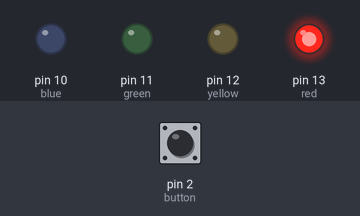
Bench run of a sketch on a simulated Arduino Uno, built with avr-gcc and run on an emulated ATmega328P. On the bench: output pins drawn as LEDs (lit = HIGH). Inputs (shaded band) come from the test bench; at power-on: pin 2 (button) HIGH.

Above: at 1.2 s.
1.3 s: pin 2 (button) pulled LOW for 0.15 s
At 5.5 s:
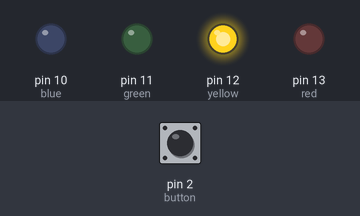
At 8.2 s:
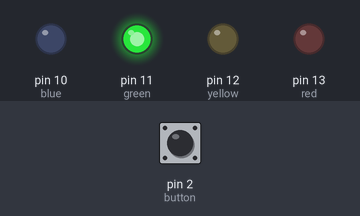
Timing chart, 0 to 26.0 s (numbered marks = the images above; inputs shaded):
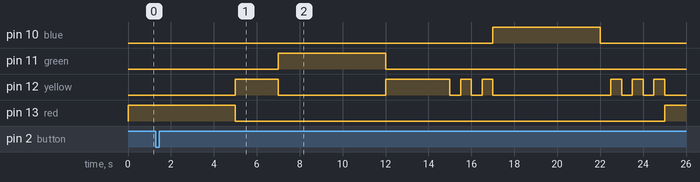

The sketch:

Pedestrian_Traffic_Light_FSM.ino
```cpp
int red = 13;
int yellow = 12;
int green = 11;
int blue = 10;
int button = 2;

enum TrafficState {
  RED,
  YELLOW_TO_GREEN,
  GREEN,
  YELLOW_TO_RED,
  PED_BLINK_START,
  PED_BLUE,
  PED_BLINK_END
};

TrafficState currentState = RED;

unsigned long stateStartTime = 0;

bool pedRequest = false;

// Button edge detection
int previousButtonState = HIGH;

// Blink variables
bool yellowState = LOW;
int blinkCount = 0;


void setup() {
  pinMode(red, OUTPUT);
  pinMode(yellow, OUTPUT);
  pinMode(green, OUTPUT);
  pinMode(blue, OUTPUT);
  pinMode(button, INPUT_PULLUP);
}


void loop() {

  // Only accept button presses during normal traffic mode
  if (currentState != PED_BLINK_START &&
      currentState != PED_BLUE &&
      currentState != PED_BLINK_END) {

    int currentButtonState = digitalRead(button);

    if (previousButtonState == HIGH && currentButtonState == LOW) {
      pedRequest = true;
    }

    previousButtonState = currentButtonState;
  }


  switch (currentState) {

    case RED:
      digitalWrite(red, HIGH);
      digitalWrite(yellow, LOW);
      digitalWrite(green, LOW);
      digitalWrite(blue, LOW);

      if (millis() - stateStartTime >= 5000) {
        currentState = YELLOW_TO_GREEN;
        stateStartTime = millis();
      }
      break;


    case YELLOW_TO_GREEN:
      digitalWrite(red, LOW);
      digitalWrite(yellow, HIGH);
      digitalWrite(green, LOW);

      if (millis() - stateStartTime >= 2000) {
        currentState = GREEN;
        stateStartTime = millis();
      }
      break;


    case GREEN:
      digitalWrite(red, LOW);
      digitalWrite(yellow, LOW);
      digitalWrite(green, HIGH);

      if (millis() - stateStartTime >= 5000) {
        currentState = YELLOW_TO_RED;
        stateStartTime = millis();
      }
      break;


    case YELLOW_TO_RED:
      digitalWrite(red, LOW);
      digitalWrite(yellow, HIGH);
      digitalWrite(green, LOW);

      if (millis() - stateStartTime >= 2000) {

        if (pedRequest) {
          pedRequest = false;
          blinkCount = 0;
          yellowState = LOW;
          currentState = PED_BLINK_START;
        }
        else {
          currentState = RED;
        }

        stateStartTime = millis();
      }

      break;


    case PED_BLINK_START:
    case PED_BLINK_END:

      if (millis() - stateStartTime >= 500) {

        yellowState = !yellowState;
        digitalWrite(yellow, yellowState);

        stateStartTime = millis();

        // Count only when the light goes OFF
        if (yellowState == LOW) {
          blinkCount++;
        }
      }


      if (blinkCount >= 3) {

        digitalWrite(yellow, LOW);
        blinkCount = 0;

        if (currentState == PED_BLINK_START) {
          currentState = PED_BLUE;
        }
        else {
          currentState = RED;
        }

        stateStartTime = millis();
      }

      break;


    case PED_BLUE:

      digitalWrite(red, LOW);
      digitalWrite(yellow, LOW);
      digitalWrite(green, LOW);
      digitalWrite(blue, HIGH);


      if (millis() - stateStartTime >= 5000) {

        digitalWrite(blue, LOW);

        blinkCount = 0;
        yellowState = LOW;

        currentState = PED_BLINK_END;
        stateStartTime = millis();
      }

      break;
  }
}
```

Measured:
- after the input at 1.3 s, pin 10 (blue): LOW → HIGH after 15.7 s, → LOW 5.0 s later; pin 11 (green): goes on until 12.0 s, then stays LOW
